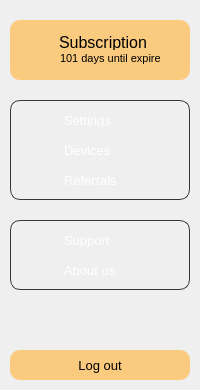
<?xml version="1.0" encoding="UTF-8"?>
<ui version="4.0">
 <class>ProfileView</class>
 <widget class="QWidget" name="ProfileView">
  <property name="geometry">
   <rect>
    <x>0</x>
    <y>0</y>
    <width>200</width>
    <height>390</height>
   </rect>
  </property>
  <property name="windowTitle">
   <string>OctoVault VPN</string>
  </property>
  <widget class="QWidget" name="subscriptionHolder" native="true">
   <property name="geometry">
    <rect>
     <x>10</x>
     <y>20</y>
     <width>180</width>
     <height>60</height>
    </rect>
   </property>
   <property name="styleSheet">
    <string notr="true">QWidget{
background:#FACA7F;
border-radius: 10px;
}</string>
   </property>
   <widget class="QLabel" name="lblSubsLogo">
    <property name="geometry">
     <rect>
      <x>20</x>
      <y>20</y>
      <width>20</width>
      <height>20</height>
     </rect>
    </property>
    <property name="text">
     <string/>
    </property>
    <property name="pixmap">
     <pixmap resource="../assets/assets.qrc">:/img/images/icon_subscription_black.png</pixmap>
    </property>
    <property name="scaledContents">
     <bool>true</bool>
    </property>
   </widget>
   <widget class="QLabel" name="lblSubscription">
    <property name="geometry">
     <rect>
      <x>49</x>
      <y>14</y>
      <width>100</width>
      <height>16</height>
     </rect>
    </property>
    <property name="font">
     <font>
      <pointsize>12</pointsize>
     </font>
    </property>
    <property name="styleSheet">
     <string notr="true">QLabel{
color:#000000;
}</string>
    </property>
    <property name="text">
     <string>Subscription</string>
    </property>
   </widget>
   <widget class="QLabel" name="lblExpiry">
    <property name="geometry">
     <rect>
      <x>50</x>
      <y>30</y>
      <width>120</width>
      <height>16</height>
     </rect>
    </property>
    <property name="font">
     <font>
      <pointsize>8</pointsize>
     </font>
    </property>
    <property name="styleSheet">
     <string notr="true">QLabel{
color:#000000;
}</string>
    </property>
    <property name="text">
     <string>101 days until expire</string>
    </property>
    <property name="wordWrap">
     <bool>true</bool>
    </property>
   </widget>
   <widget class="QPushButton" name="btnSubscription">
    <property name="geometry">
     <rect>
      <x>0</x>
      <y>0</y>
      <width>180</width>
      <height>60</height>
     </rect>
    </property>
    <property name="styleSheet">
     <string notr="true">QPushButton{
background:transparent;
border-color:transparent;
}</string>
    </property>
    <property name="text">
     <string/>
    </property>
   </widget>
  </widget>
  <widget class="QWidget" name="topHolder" native="true">
   <property name="geometry">
    <rect>
     <x>10</x>
     <y>100</y>
     <width>180</width>
     <height>100</height>
    </rect>
   </property>
   <property name="styleSheet">
    <string notr="true">QWidget{
background:transparent;
border: 1px solid #36353a;
border-radius: 10px;
}</string>
   </property>
   <widget class="QWidget" name="settinhgsHolder" native="true">
    <property name="geometry">
     <rect>
      <x>0</x>
      <y>10</y>
      <width>180</width>
      <height>20</height>
     </rect>
    </property>
    <property name="styleSheet">
     <string notr="true">QWidget{
border-color:transparent;
}</string>
    </property>
    <widget class="QLabel" name="lblSettingsLogo">
     <property name="geometry">
      <rect>
       <x>20</x>
       <y>0</y>
       <width>20</width>
       <height>20</height>
      </rect>
     </property>
     <property name="styleSheet">
      <string notr="true">QLabel{
border-color:transparent;
}</string>
     </property>
     <property name="text">
      <string/>
     </property>
     <property name="pixmap">
      <pixmap resource="../assets/assets.qrc">:/img/images/icon_settings.png</pixmap>
     </property>
     <property name="scaledContents">
      <bool>true</bool>
     </property>
    </widget>
    <widget class="QLabel" name="lblSettings">
     <property name="geometry">
      <rect>
       <x>50</x>
       <y>2</y>
       <width>58</width>
       <height>16</height>
      </rect>
     </property>
     <property name="font">
      <font>
       <pointsize>10</pointsize>
      </font>
     </property>
     <property name="styleSheet">
      <string notr="true">QLabel{
color:#FFFFFF;
border-color:transparent;
}</string>
     </property>
     <property name="text">
      <string>Settings</string>
     </property>
    </widget>
    <widget class="QPushButton" name="btnSettings">
     <property name="geometry">
      <rect>
       <x>0</x>
       <y>0</y>
       <width>180</width>
       <height>20</height>
      </rect>
     </property>
     <property name="styleSheet">
      <string notr="true">QPushButton{
background:transparent;
border-color:transparent;
}</string>
     </property>
     <property name="text">
      <string/>
     </property>
    </widget>
   </widget>
   <widget class="QWidget" name="deviceHolder" native="true">
    <property name="geometry">
     <rect>
      <x>0</x>
      <y>40</y>
      <width>180</width>
      <height>20</height>
     </rect>
    </property>
    <property name="styleSheet">
     <string notr="true">QWidget{
border-color:transparent;
}</string>
    </property>
    <widget class="QLabel" name="lblDeviceLogo">
     <property name="geometry">
      <rect>
       <x>20</x>
       <y>0</y>
       <width>20</width>
       <height>20</height>
      </rect>
     </property>
     <property name="styleSheet">
      <string notr="true">QLabel{
border-color:transparent;
}</string>
     </property>
     <property name="text">
      <string/>
     </property>
     <property name="pixmap">
      <pixmap resource="../assets/assets.qrc">:/img/images/icon_devices.png</pixmap>
     </property>
     <property name="scaledContents">
      <bool>true</bool>
     </property>
    </widget>
    <widget class="QLabel" name="lblDevice">
     <property name="geometry">
      <rect>
       <x>50</x>
       <y>2</y>
       <width>58</width>
       <height>16</height>
      </rect>
     </property>
     <property name="font">
      <font>
       <pointsize>10</pointsize>
      </font>
     </property>
     <property name="styleSheet">
      <string notr="true">QLabel{
color:#FFFFFF;
border-color:transparent;
}</string>
     </property>
     <property name="text">
      <string>Devices</string>
     </property>
    </widget>
    <widget class="QPushButton" name="btnDevice">
     <property name="geometry">
      <rect>
       <x>0</x>
       <y>0</y>
       <width>180</width>
       <height>20</height>
      </rect>
     </property>
     <property name="styleSheet">
      <string notr="true">QPushButton{
background:transparent;
border-color:transparent;
}</string>
     </property>
     <property name="text">
      <string/>
     </property>
    </widget>
   </widget>
   <widget class="QWidget" name="referHolder" native="true">
    <property name="geometry">
     <rect>
      <x>0</x>
      <y>70</y>
      <width>180</width>
      <height>20</height>
     </rect>
    </property>
    <property name="styleSheet">
     <string notr="true">QWidget{
border-color:transparent;
}</string>
    </property>
    <widget class="QLabel" name="lblReferLogo">
     <property name="geometry">
      <rect>
       <x>20</x>
       <y>0</y>
       <width>20</width>
       <height>20</height>
      </rect>
     </property>
     <property name="styleSheet">
      <string notr="true">QLabel{
border-color:transparent;
}</string>
     </property>
     <property name="text">
      <string/>
     </property>
     <property name="pixmap">
      <pixmap resource="../assets/assets.qrc">:/img/images/icon_referrals.png</pixmap>
     </property>
     <property name="scaledContents">
      <bool>true</bool>
     </property>
    </widget>
    <widget class="QLabel" name="lblRefer">
     <property name="geometry">
      <rect>
       <x>50</x>
       <y>2</y>
       <width>58</width>
       <height>16</height>
      </rect>
     </property>
     <property name="font">
      <font>
       <pointsize>10</pointsize>
      </font>
     </property>
     <property name="styleSheet">
      <string notr="true">QLabel{
color:#FFFFFF;
border-color:transparent;
}</string>
     </property>
     <property name="text">
      <string>Referrals</string>
     </property>
    </widget>
    <widget class="QPushButton" name="btnRefer">
     <property name="geometry">
      <rect>
       <x>0</x>
       <y>0</y>
       <width>180</width>
       <height>20</height>
      </rect>
     </property>
     <property name="styleSheet">
      <string notr="true">QPushButton{
background:transparent;
border-color:transparent;
}</string>
     </property>
     <property name="text">
      <string/>
     </property>
    </widget>
   </widget>
  </widget>
  <widget class="QPushButton" name="btnLogout">
   <property name="geometry">
    <rect>
     <x>10</x>
     <y>350</y>
     <width>180</width>
     <height>30</height>
    </rect>
   </property>
   <property name="font">
    <font>
     <pointsize>10</pointsize>
    </font>
   </property>
   <property name="styleSheet">
    <string notr="true">QPushButton{
background:#FACA7F;
color: #000000;
border-radius: 10px;
}</string>
   </property>
   <property name="text">
    <string>Log out</string>
   </property>
  </widget>
  <widget class="QWidget" name="bottomHolder" native="true">
   <property name="geometry">
    <rect>
     <x>10</x>
     <y>220</y>
     <width>180</width>
     <height>70</height>
    </rect>
   </property>
   <property name="styleSheet">
    <string notr="true">QWidget{
background:transparent;
border: 1px solid #36353a;
border-radius: 10px;
}</string>
   </property>
   <widget class="QWidget" name="supportHolder" native="true">
    <property name="geometry">
     <rect>
      <x>0</x>
      <y>10</y>
      <width>180</width>
      <height>20</height>
     </rect>
    </property>
    <property name="styleSheet">
     <string notr="true">QWidget{
border-color:transparent;
}</string>
    </property>
    <widget class="QLabel" name="lblSupportLogo">
     <property name="geometry">
      <rect>
       <x>20</x>
       <y>0</y>
       <width>20</width>
       <height>20</height>
      </rect>
     </property>
     <property name="styleSheet">
      <string notr="true">QLabel{
border-color:transparent;
}</string>
     </property>
     <property name="text">
      <string/>
     </property>
     <property name="pixmap">
      <pixmap resource="../assets/assets.qrc">:/img/images/icon_support.png</pixmap>
     </property>
     <property name="scaledContents">
      <bool>true</bool>
     </property>
    </widget>
    <widget class="QLabel" name="lblSupport">
     <property name="geometry">
      <rect>
       <x>50</x>
       <y>2</y>
       <width>58</width>
       <height>16</height>
      </rect>
     </property>
     <property name="font">
      <font>
       <pointsize>10</pointsize>
      </font>
     </property>
     <property name="styleSheet">
      <string notr="true">QLabel{
color:#FFFFFF;
border-color:transparent;
}</string>
     </property>
     <property name="text">
      <string>Support</string>
     </property>
    </widget>
    <widget class="QPushButton" name="btnSupport">
     <property name="geometry">
      <rect>
       <x>0</x>
       <y>0</y>
       <width>180</width>
       <height>20</height>
      </rect>
     </property>
     <property name="styleSheet">
      <string notr="true">QPushButton{
background:transparent;
border-color:transparent;
}</string>
     </property>
     <property name="text">
      <string/>
     </property>
    </widget>
   </widget>
   <widget class="QWidget" name="aboutHolder" native="true">
    <property name="geometry">
     <rect>
      <x>0</x>
      <y>40</y>
      <width>180</width>
      <height>20</height>
     </rect>
    </property>
    <property name="styleSheet">
     <string notr="true">QWidget{
border-color:transparent;
}</string>
    </property>
    <widget class="QLabel" name="lblAboutLogo">
     <property name="geometry">
      <rect>
       <x>20</x>
       <y>0</y>
       <width>20</width>
       <height>20</height>
      </rect>
     </property>
     <property name="styleSheet">
      <string notr="true">QLabel{
border-color:transparent;
}</string>
     </property>
     <property name="text">
      <string/>
     </property>
     <property name="pixmap">
      <pixmap resource="../assets/assets.qrc">:/img/images/icon_about.png</pixmap>
     </property>
     <property name="scaledContents">
      <bool>true</bool>
     </property>
    </widget>
    <widget class="QLabel" name="lblAbout">
     <property name="geometry">
      <rect>
       <x>50</x>
       <y>2</y>
       <width>58</width>
       <height>16</height>
      </rect>
     </property>
     <property name="font">
      <font>
       <pointsize>10</pointsize>
      </font>
     </property>
     <property name="styleSheet">
      <string notr="true">QLabel{
color:#FFFFFF;
border-color:transparent;
}</string>
     </property>
     <property name="text">
      <string>About us</string>
     </property>
    </widget>
    <widget class="QPushButton" name="btnAbout">
     <property name="geometry">
      <rect>
       <x>0</x>
       <y>0</y>
       <width>180</width>
       <height>20</height>
      </rect>
     </property>
     <property name="styleSheet">
      <string notr="true">QPushButton{
background:transparent;
border-color:transparent;
}</string>
     </property>
     <property name="text">
      <string/>
     </property>
    </widget>
   </widget>
  </widget>
 </widget>
 <resources>
  <include location="../assets/assets.qrc"/>
 </resources>
 <connections/>
</ui>
